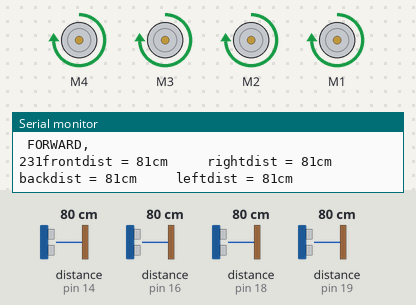
A sketch run on a simulated Arduino Uno, built with avr-gcc and run on an emulated ATmega328P. Parts: 4 × DC motor (green arrow = forward, orange = backward, longer = faster), the last lines printed to the serial monitor. The test bench sets the inputs (shaded band); at power-on: distance to the obstacle (sensors on pin 14, pin 18, pin 19, pin 16) 80 cm. The echo pulse lasts 58.3 µs per cm.

Above: at 2.2 s.
2.3 s: distance to the obstacle (sensor on pin 14) set to 35 cm
At 3.3 s:
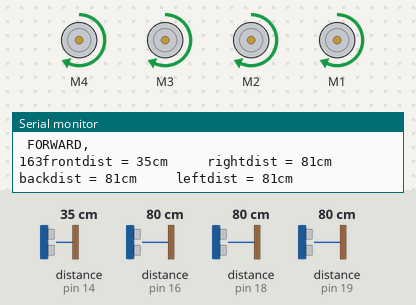
3.8 s: distance to the obstacle (sensor on pin 18) set to 12 cm
6.8 s: distance to the obstacle (sensor on pin 18) set to 9 cm
At 7.1 s:
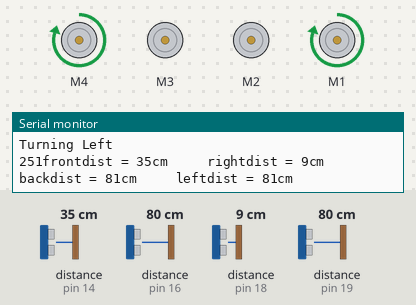
14.3 s: distance to the obstacle (sensor on pin 19) set to 12 cm
15.8 s: distance to the obstacle (sensor on pin 19) set to 9 cm
At 16.4 s:
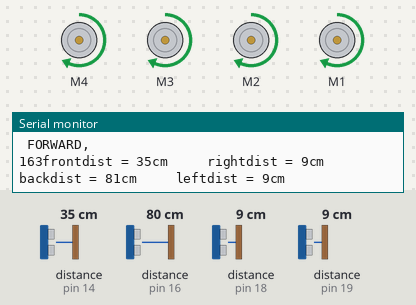
Timing chart, 0 to 18.3 s (numbered marks = the images above; inputs shaded):
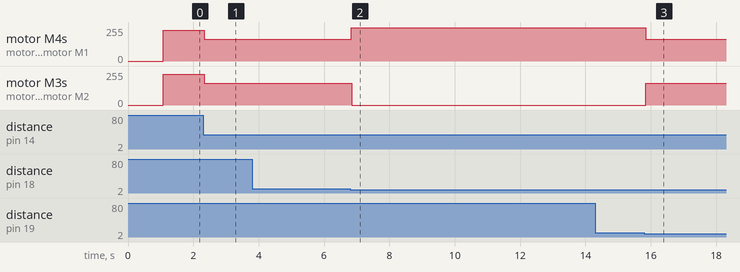

Measured:
- the behaviour switches between 11 and 10 cm on distance to the obstacle (sensor on pin 18) (found by bisection; images 1 and 2)
- the behaviour switches between 11 and 10 cm on distance to the obstacle (sensor on pin 19) (found by bisection; images 2 and 3)
- after the input at 2.3 s, motor M4, motor M3, motor M2, motor M1: forward 231/255 → forward 163/255 at once
- after the input at 6.8 s, motor M4, motor M1: forward 163/255 → forward 251/255 at once; motor M3, motor M2: forward 163/255 → stopped at once
- after the input at 15.8 s, motor M4, motor M1: forward 251/255 → forward 163/255 at once; motor M3, motor M2: stopped → forward 163/255 at once

The sketch:

10-12-18.ino
```cpp
#include <AFMotor.h>
#include <NewPing.h>// ultrasonic sensor library

#define SONAR_NUM 4      // Number of sensors.
#define MAX_DISTANCE 400 // Maximum distance (in cm) to ping.

//Motors initialization
AF_DCMotor frtmotor(4, MOTOR34_64KHZ);
AF_DCMotor fltmotor(3, MOTOR34_64KHZ);
AF_DCMotor rightmotor(1, MOTOR12_64KHZ);
AF_DCMotor leftmotor(2, MOTOR12_64KHZ);

//4 ultrasonic sensors
const byte ftrig = 14;
const byte fecho = 14;
const byte rtrig = 18;
const byte recho = 18;
const byte btrig = 16;
const byte becho = 16;
const byte ltrig = 19;
const byte lecho = 19;


//taking time into consideration
unsigned int currentTime;
const unsigned int alertTime;
byte vel;
float velocity;

//speeds constants
const byte llfd = 20;
const byte sd = 15;

//sides and declaration
byte fd, rd, bd, ld;
unsigned int sides[] = {fd, rd, bd, ld};
String range[] = {"frontdist", "rightdist", "backdist", "leftdist"};

//led pins
const byte rled = 8;
const byte yled = 15;
//const byte sensorNum = 4;


//ultrasonic sensor iniatialization, moving clockwise.
NewPing sonar[SONAR_NUM] = {
  NewPing(ftrig, fecho, MAX_DISTANCE),//front sensor
  NewPing(rtrig, recho, MAX_DISTANCE),//right sensor
  NewPing(btrig, becho, MAX_DISTANCE),//back sensor
  NewPing(ltrig, lecho, MAX_DISTANCE) //left sensor
};

//functions definition
void pinger(){
  delay(60);
   for (uint8_t i = 0; i < SONAR_NUM; i++) { //moving through the array

    Serial.print(range[i]);
    Serial.print(" = ");
     sides[i] = (sonar[i].ping_cm());
    Serial.print(sides[i]);
    Serial.print("cm ");
    Serial.print("\t\t");
    }
  Serial.println("");
}
void japaa(char what, byte vel)
{
  frtmotor.setSpeed(vel);
  fltmotor.setSpeed(vel);
  leftmotor.setSpeed(vel);
  rightmotor.setSpeed(vel);
  leftmotor.run(what) ;
  rightmotor.run(what);
  frtmotor.run(what);
  fltmotor.run(what);
}

//code for turning left incase of obstruction
void turnleft(char what, byte vel)
{
    onyled();
      rightmotor.setSpeed(vel);
      frtmotor.setSpeed(vel);
      leftmotor.setSpeed(vel);
      fltmotor.setSpeed(vel);
      rightmotor.run(what);
      frtmotor.run(what);
      leftmotor.run(RELEASE);
      fltmotor.run(RELEASE);
     Serial.println("Turning Left\t"); Serial.print(vel);

  }

//code for turning right...
void turnright(char what, byte vel)
{
    onyled();
      leftmotor.setSpeed(vel);
      fltmotor.setSpeed(vel);
      rightmotor.setSpeed(vel);
      frtmotor.setSpeed(vel);
      leftmotor.run(what);
      fltmotor.run(what);
      rightmotor.run(RELEASE);
      frtmotor.run(RELEASE);
     Serial.println("Turning Right\t"); Serial.print(vel);
  }


void reverse(){
    //float velocity;
    velocity = 255*(1-exp(-0.029*sides[2]));
    byte vel = round(velocity);
    while(sides[1]<sd && sides[3]<sd){
      japaa(BACKWARD, vel);
      delay (50);
      Serial.println("Reversing..."); Serial.print(vel);
    }
   chksides();
}

void onrled()
{
  digitalWrite(rled, HIGH);
}
void onyled()
{
  digitalWrite(yled, HIGH);
}
void offrled()
{
  digitalWrite(rled, LOW);
}
void offyled()
{
  digitalWrite(yled, LOW);
}
//blinking led upon alert of turning or stopping..
void blinkled(int led)
{
   pinMode(led,OUTPUT);
  digitalWrite(led,HIGH);
  delay(100);
  digitalWrite(led, LOW);
}


//code for checking sides in a loop
void chksides()
{
  if ((sides[3] > sides[1]) && (sides[1]>llfd)) // if left distance is greater than right distance
  {

    onyled(); //turn on yellow led to indicate change in direction
    turnleft(FORWARD,240);
     }
  else if ((sides[3] < sides[1]) && (sides[1]>llfd)) //if right distance is greater than left distance, turn right
  {

    onyled();// turn on yellow led to indicate change in direction
     turnright(FORWARD, 240);
      }
 else if ((sides[1]<=sd) && (sides[3]<=sd)){
    reverse();
  }
  }

void chkdir() {
  pinger();
  if ((sides[1]<=10) && (sides[3]>10)){
    velocity = 255*(exp(-0.0019*sides[1]));
    vel = round(velocity);
    turnleft(FORWARD, vel);
  }
  else if ((sides[3]<=10) && (sides[1]>10)){
    velocity = 255*(exp(-0.0019*sides[3]));
    vel = round(velocity);
    turnright(FORWARD, vel);
  }
  else if (sides[0] <= llfd)
  {
    //check if either you go left or right;
     chksides();
  }
  else if (sides[0]>llfd){
    //float velocity;
    velocity = 255*(1- exp(-0.029*sides[0]));
     vel = round(velocity);
    japaa(FORWARD, vel);
     Serial.println(" FORWARD, \t"); Serial.print(vel);
  }
}
void setup() {
  // put your setup code here, to run once:
  Serial.begin(115200);
  delay(1000);  //to initialize all sensors
}
void loop() {
  chkdir();
}
```
